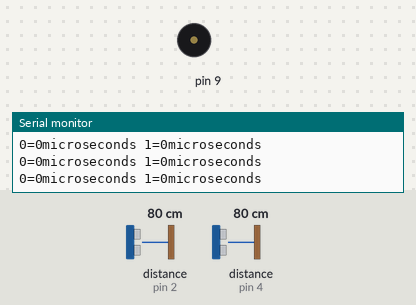
A sketch run on a simulated Arduino Uno, built with avr-gcc and run on an emulated ATmega328P. Parts: buzzer (waves = sounding), the last lines printed to the serial monitor. The inputs (shaded band) are chosen by the test bench; at power-on: distance to the obstacle (sensors on pin 2, pin 4) 80 cm. The echo pulse lasts 58.3 µs per cm.

Above: at 1.2 s.
1.3 s: distance to the obstacle (sensor on pin 2) set to 2 cm
2.8 s: distance to the obstacle (sensor on pin 4) set to 2 cm
4.3 s: distance to the obstacle (sensor on pin 2) set to 4 cm
5.8 s: distance to the obstacle (sensor on pin 4) set to 4 cm
At 6.4 s:
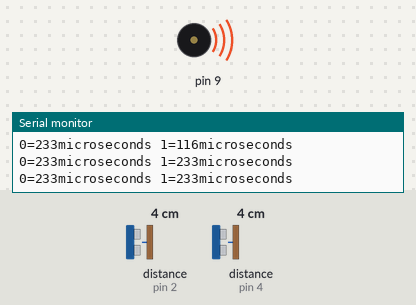
Timing chart, 0 to 8.5 s (numbered marks = the images above; inputs shaded):
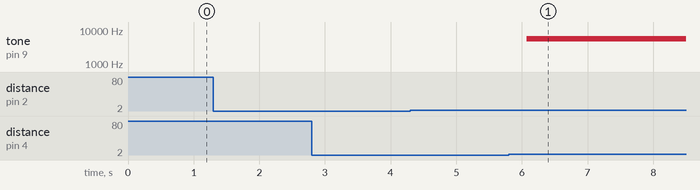

Measured:
- after the input at 5.8 s, tone on pin 9: silent → 5578 Hz after 0.28 s

The sketch:

theremin_prototype.ino
```cpp
/* Code for a prototype of a theremin that uses ultrasonic sensors for volume control and tone frequency control
Created by Richard Bailey as a proof of concept and prototype for potential kit production if there is interest.
*/

#include "NewPing.h"	//ping library that handles multiple sensors and has more control
#include "toneAC.h"		//tone library that provides software volume control and louder output.

//  set tone frequency range (frequency is in hertz)
#define freq_bottom 800
#define freq_top 3000

// NewPing global variable setup for multiple sensors (copied from 15 sensor example)

#define SONAR_NUM    2 // Number or sensors.
#define MIN_DISTANCE 3  // Minimum distance (in cm) to use. CANNOT be less than 2, limit of sensor
#define MAX_DISTANCE 30 // Maximum distance (in cm) to ping.
#define PING_INTERVAL 100 // Milliseconds between sensor pings (29ms is about the min to avoid cross-sensor echo).
#define MIN_TIME MIN_DISTANCE*57  // calculate minimum time for ping for min distance
#define MAX_TIME MAX_DISTANCE*57 //calculate maximum time for ping for max distance

unsigned long pingTimer[SONAR_NUM]; // Holds the times when the next ping should happen for each sensor.
unsigned long pingtime[SONAR_NUM];         // Where the ping times are stored.
uint8_t currentSensor = 0;          // Keeps track of which sensor is active.

// setup tone variables
long tone_freq = 0;
long tone_volume = 0;

// setup sensor array
NewPing sonar[SONAR_NUM] = {     // Sensor object array.
  NewPing(2, 2, MAX_DISTANCE), // Each sensor's trigger pin, echo pin, and max distance to ping. sonar[0] for tone frequency
  NewPing(4, 4, MAX_DISTANCE), // sonar[1] for volume control
};

void setup() {
  Serial.begin(112500);
  pingTimer[0] = millis() + 75;           // First ping starts at 75ms, gives time for the Arduino to chill before starting.
  for (uint8_t i = 1; i < SONAR_NUM; i++) // Set the starting time for each sensor.
    pingTimer[i] = pingTimer[i - 1] + PING_INTERVAL;

}

void loop() {
  for (uint8_t i = 0; i < SONAR_NUM; i++) { // Loop through all the sensors.
    if (millis() >= pingTimer[i]) {         // Is it this sensor's time to ping?
      pingTimer[i] += PING_INTERVAL * SONAR_NUM;  // Set next time this sensor will be pinged.
      if (i == 0 && currentSensor == SONAR_NUM - 1) oneSensorCycle(); // Sensor ping cycle complete, do something with the results.
      sonar[currentSensor].timer_stop();          // Make sure previous timer is canceled before starting a new ping (insurance).
      currentSensor = i;                          // Sensor being accessed.
      pingtime[currentSensor] = 0;                      // Make distance zero in case there's no ping echo for this sensor.
      sonar[currentSensor].ping_timer(echoCheck); // Do the ping (processing continues, interrupt will call echoCheck to look for echo).
    }
  }
  // The rest of your code would go here.
}

void echoCheck() { // If ping received, set the sensor distance to array.
  if (sonar[currentSensor].check_timer())
    pingtime[currentSensor] = sonar[currentSensor].ping_result;
}

void oneSensorCycle() { // Sensor ping cycle complete, do something with the results.
  for (uint8_t i = 0; i < SONAR_NUM; i++) {
    Serial.print(i);
    Serial.print("=");
    Serial.print(pingtime[i]);
    Serial.print("microseconds ");
  }
  Serial.println();
  if (pingtime[0] < MIN_TIME)
  {
    tone_freq = 0;
  }
  else
  {
    tone_freq = map(pingtime[0], 1030, MAX_TIME, freq_top, freq_bottom); //MIN_TIME replaced 1030 (lowest reading seen on serial output)
  }
  if (pingtime[1] < MIN_TIME)
  {
    tone_volume = 0;
  }
  else
  {
    tone_volume = map(pingtime[1], 1030, MAX_TIME, 75, 1); //MIN_TIME replaced 1030 (lowest reading seen on serial output)

  }
  toneAC(tone_freq, tone_volume, 0, true);
}
```
